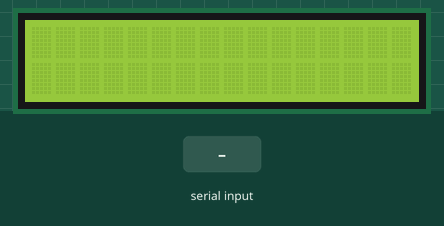
Simulated run of this sketch. Board: Arduino Uno, built with avr-gcc and run on an emulated ATmega328P. Shown: 16×2 character LCD. Inputs (shaded band) come from the test bench. What the sketch prints to the serial monitor is not drawn.

Above: at 1.7 s.
1.8 s: "90,45\n" received over Serial
At 2.8 s:
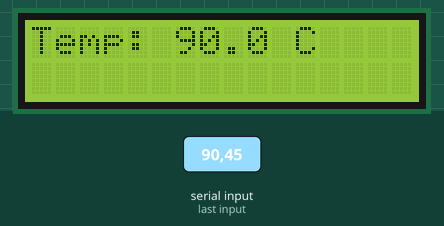
3.3 s: "5\n" received over Serial
At 3.6 s:
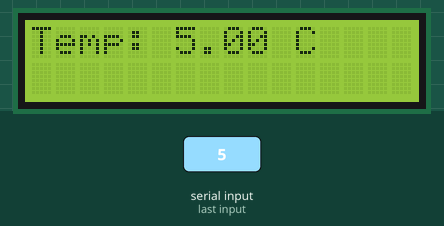
Timing chart, 0 to 6.3 s (numbered marks = the images above; inputs shaded):
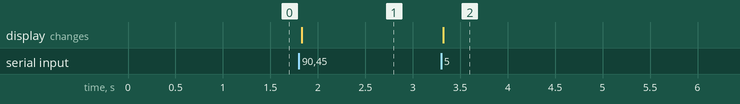

The sketch:

ok-RX.ino
```cpp
#include <Wire.h>
#include <LCD.h>
#include <LiquidCrystal_I2C.h>
#define I2C_ADDR    0x27 // <<----- Add your address here.  Find it from I2C Scanner
#define BACKLIGHT_PIN     3
#define En_pin  2
#define Rw_pin  1
#define Rs_pin  0
#define D4_pin  4
#define D5_pin  5
#define D6_pin  6
#define D7_pin  7
LiquidCrystal_I2C  lcd(I2C_ADDR, En_pin, Rw_pin, Rs_pin, D4_pin, D5_pin, D6_pin, D7_pin);
int counter = 0;
float min = 9999; //minimum seen start value
float max = 0;  // maximum seen start value
String myString;
void setup() {
  lcd.begin (16, 2); //  LCD is 16 characters x 2 lines
  lcd.setBacklightPin(BACKLIGHT_PIN, POSITIVE);
  lcd.setBacklight(HIGH);  // Switch on the backlight
  lcd.home (); // go home
  Serial.begin (9600);
  Serial.print("gada888 ");
  delay(500);
  lcd.clear();

}  // END SETUP

void loop() {
  lcd.setBacklight(2);  // Switch on the backlight
  char TestData;
  while (Serial.available()) {
    char c = Serial.read();  //gets one byte from serial buffer
    myString += c; //makes the String readString
    delay(2);  //slow looping to allow buffer to fill with next character
  }
  if (myString.length() > 0) {
    Serial.print("myString ");
    Serial.println(myString);  //so you can see the captured String
    float N = myString.toFloat();  //convert readString into a number

    // Serial.println(n); //so you can see the integer
    lcd.setCursor(0, 0);
    lcd.print("Temp:");
    lcd.setCursor(6, 0);
    lcd.print(N);
    lcd.setCursor(10, 0);
    lcd.print(" C");
    myString = "";
  }
}  //END LOOP
 
```

Measured:
- after the input at 1.8 s, the display: changes at once (image 1)
- after the input at 3.3 s, the display: changes at once (image 2)
